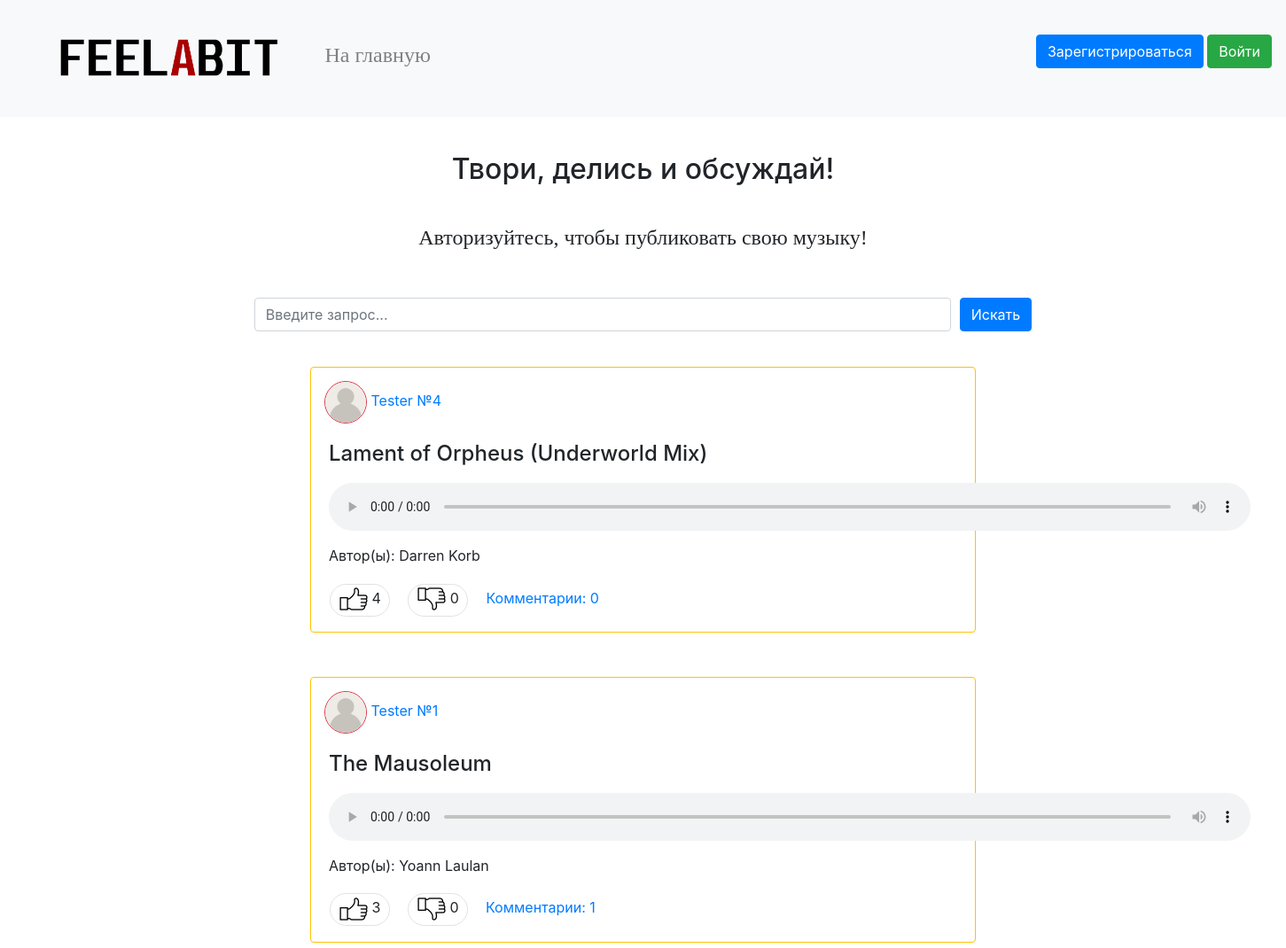
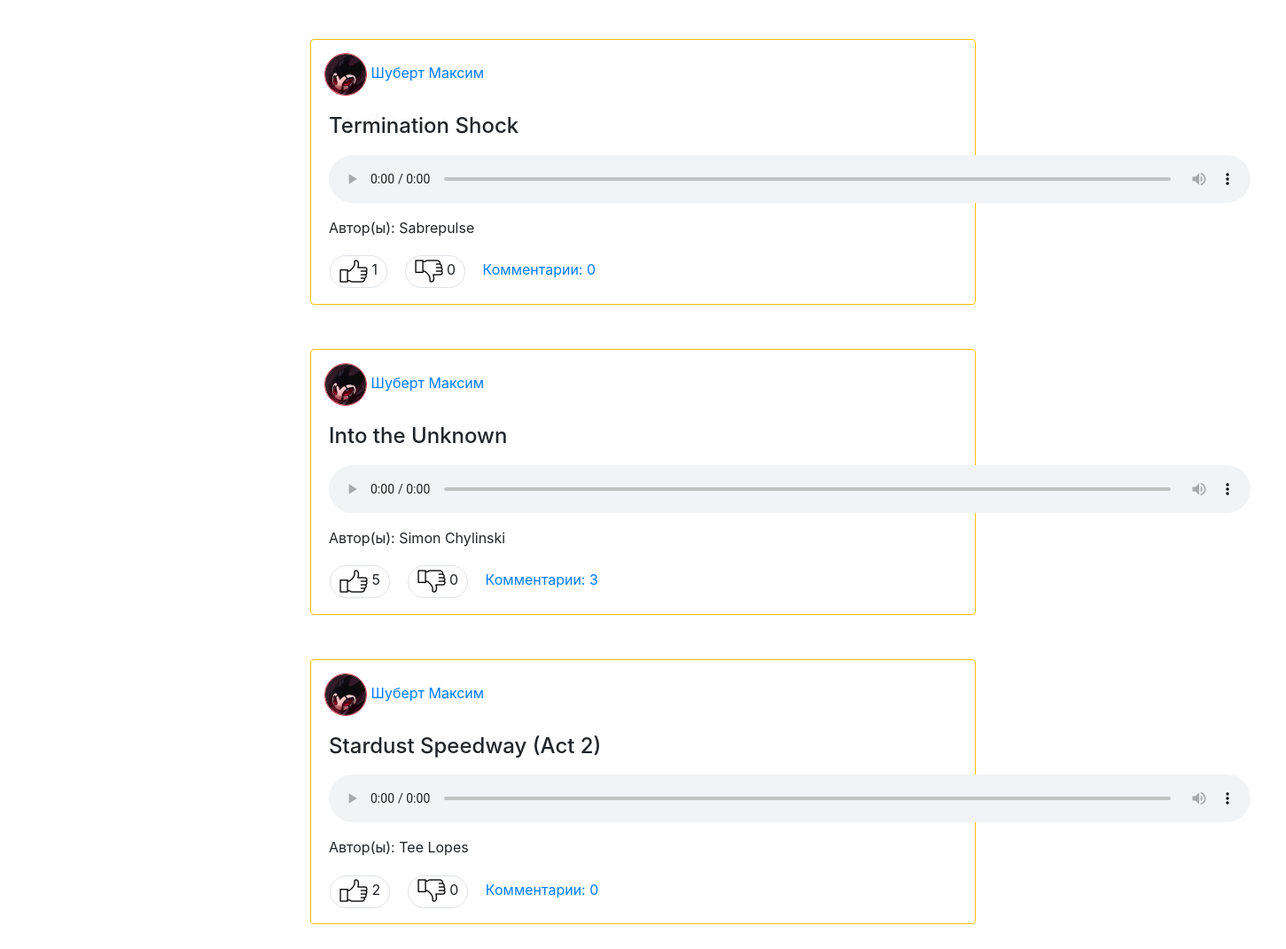
/main/, run on the app's committed database (2 pictures, top to bottom).
### data/users.py (models this page shows, shortened)
class User(SqlAlchemyBase, UserMixin, SerializerMixin):
    __tablename__ = 'users'
    id = sqlalchemy.Column(sqlalchemy.Integer, primary_key=True, autoincrement=True)
    surname = sqlalchemy.Column(sqlalchemy.String, nullable=True)
    name = sqlalchemy.Column(sqlalchemy.String, nullable=True)
    role = sqlalchemy.Column(sqlalchemy.String, nullable=True)
    email = sqlalchemy.Column(sqlalchemy.String, index=True, unique=True, nullable=True)
    age = sqlalchemy.Column(sqlalchemy.Integer, nullable=True)
    avatar_img = sqlalchemy.Column(sqlalchemy.String, default='/static/img/user.png')
    hashed_password = sqlalchemy.Column(sqlalchemy.String, nullable=True)
    modified_date = sqlalchemy.Column(sqlalchemy.DateTime, default=datetime.datetime.now)
    register_date = sqlalchemy.Column(sqlalchemy.DateTime, default=datetime.datetime.now)

### data/audio.py (models this page shows, shortened)
class Audio(SqlAlchemyBase, SerializerMixin):
    __tablename__ = 'audio'
    id = sqlalchemy.Column(sqlalchemy.Integer, primary_key=True, autoincrement=True)
    file = sqlalchemy.Column(sqlalchemy.String, nullable=True)
    publisher = sqlalchemy.Column(sqlalchemy.Integer, sqlalchemy.ForeignKey('users.id'))
    name = sqlalchemy.Column(sqlalchemy.String, nullable=True)
    author = sqlalchemy.Column(sqlalchemy.String, nullable=True)
    genre = sqlalchemy.Column(sqlalchemy.String, nullable=True)
    duration = sqlalchemy.Column(sqlalchemy.Integer, nullable=True)
    likes = sqlalchemy.Column(sqlalchemy.Integer, default=0)
    dislikes = sqlalchemy.Column(sqlalchemy.Integer, default=0)
    likers = sqlalchemy.Column(sqlalchemy.String, nullable=True)
    dislikers = sqlalchemy.Column(sqlalchemy.String, nullable=True)
    comments = sqlalchemy.Column(sqlalchemy.String, default='')
    publish_date = sqlalchemy.Column(sqlalchemy.DateTime, default=datetime.datetime.now)
    modified_date = sqlalchemy.Column(sqlalchemy.DateTime, default=datetime.datetime.now)

### main.py (the view)
@app.route('/main/')
@app.route('/main/<search_value>')
def site_main(search_value=None):
    db_sess = db_session.create_session()
    audios = []
    if search_value:
        g_auds = db_sess.query(Audio).filter(Audio.name.like(f'%{search_value.lower().strip()}%')).all()
    else:
        g_auds = db_sess.query(Audio).all()
    for audio in g_auds:
        publisher = db_sess.query(User).filter(User.id == audio.publisher).first()
        publisher_name = publisher.surname + ' ' + publisher.name
        publisher_avatar = publisher.avatar_img
        audio_likers = map(int, audio.likers.split()) if audio.likers else []
        audio_dislikers = map(int, audio.dislikers.split()) if audio.dislikers else []
        comments_sum = len(audio.comments.split('✓')) if audio.comments != '' else 0
        audios.append([audio.publisher, audio.author, audio.file, audio.name,
                       audio.genre, publisher_name, audio.id, audio.likes,
                       audio.dislikes, audio_likers, audio_dislikers, publisher_avatar,
                       comments_sum])
    return render_template('main.html', audios=reversed(audios), search_value=(search_value if search_value else ''))

### data/db_session.py (called while the page is built)
def create_session() -> Session:
    global __factory
    return __factory()

### templates/main.html (shortened to what this page needs)
{% extends "base.html" %}
{% block content %}
    <h2 align="center" style="margin-top: 40px; margin-bottom: 40px" class="mainanim">Твори, делись и обсуждай!</h2>
    {% if current_user.is_authenticated %}
        <div style="text-align:center" class="mainanim">
            <a href="/publish" class="btn btn-info"><font size="5" face="Trebuchet MS">Добавить песню</font></a>
        </div>
    {% else %}
        <div style="text-align:center" class="mainanim">
            <font size="5" face="Trebuchet MS">Авторизуйтесь, чтобы публиковать свою музыку!</font>
        </div>
    {% endif %}
    <div class="input-group mainanim" style="margin-top: 50px">
        <div class="form-outline" style="margin-right: 10px;margin-left: auto">
            <input type="search" size="70" id="search_field"
                   class="form-control" placeholder="Введите запрос..." value="{{ search_value }}"/>
        </div>
        <button class="btn btn-primary" style="margin-right: auto" onclick="search()">Искать</button>
    </div>
    {% for audio in audios %}
        <div class="border rounded border-warning testanim"
             style="margin-top: 40px; margin-left: 250px; margin-right: 250px; margin-bottom: 50px">
            <a href="/user/{{ audio[0] }}" style="margin-top: 15px;margin-left: 15px;display: inline-block">
                <img src="{{ audio[11] }}" width="48px" height="48px"
                     class="border rounded-circle border-danger"/> {{ audio[5] }}
            </a>
            <h4 style="padding-top: 20px;padding-bottom: 10px;padding-left: 20px">{{ audio[3] }}</h4>
            <audio class="audio-main" src="/{{ audio[2] }}" controls onplay="stopAll({{ audio[6] }})" loop></audio>
            <p style="padding-left: 20px">Автор(ы): {{ audio[1] }}</p>
            <table style="margin-top: 20px; margin-bottom: 20px" width="1060px">
                <tr>
                {% set stl = "width:70px;margin-left:20px;padding-bottom:10px;
                                padding-top:5px;padding-right:5px;" %}
                {% if current_user.id in audio[9] %}
                    {% set stl = stl + "background-color: silver" %}
                {% endif %}
                <td align="left">
                    <span class="border rounded-pill"
                      style="{{ stl }}">
                    <a href="/like/{{ audio[6] }} main">
                        <img src="/static/img/thumb.png" style="margin-left:10px"/>
                    </a>
                    {{ audio[7] }}
                    </span>
                {% set stl1 = "width:70px;margin-left:20px;padding-bottom:10px;
                                    padding-top:5px;padding-right:5px;" %}
                {% if current_user.id in audio[10] %}
                    {% set stl1 = stl + "background-color: silver" %}
                {% endif %}
                    <span class="border rounded-pill"
                      style="{{ stl1 }}">
                    <a href="/dislike/{{ audio[6] }} main">
                        <img class='rotateimg180 mirrorY' src="/static/img/thumb.png" style="margin-left:10px"/>
                    </a>
                    {{ audio[8] }}
                    </span>
                <span>
                    <a href="/comments/{{ audio[6] }}" style="text-decoration: none;margin-left: 20px">Комментарии: {{ audio[12] }}</a>
                </span>
                </td>
                </tr>
            </table>
        </div>
    {% endfor %}
{% endblock %}

### static/css/style.css (style rules this page uses)
.audio-main { margin-left: 20px; margin-right: 30px; margin-bottom: 10px; width: 1040px }
.testanim { opacity: 0; transform: translateY(50%); animation: anii 0.5s forwards; }
.mainanim { opacity: 0; animation: mani 0.75s forwards; }
.rotateimg180 { -webkit-transform:rotate(180deg); -moz-transform: rotate(180deg); -ms-transform: rotate(180deg); -o-transform: rotate(180deg); transform: rotate(180deg); }
.mirrorY { transform: scale(1, -1); }

### data on the page
User: avatar_img (placeholder picture)
Audio: name "Lament of Orpheus (Underworld Mix)", author "Darren Korb"
User: avatar_img (placeholder picture)
Audio: name "The Mausoleum", author "Yoann Laulan"
User: avatar_img (picture)
Audio: name "Termination Shock", author "Sabrepulse"
Audio: name "Into the Unknown", author "Simon Chylinski"
Audio: name "Stardust Speedway (Act 2)", author "Tee Lopes"

### other printed values
{{ audio[5] }} "Tester №4" "Tester №1" "Шуберт Максим" "Шуберт Максим" "Шуберт Максим"
{{ audio[7] }} "4" "3" "1" "5" "2"
{{ audio[8] }} "0" "0" "0" "0" "0"
{{ audio[12] }} "0" "1" "0" "3" "0"
